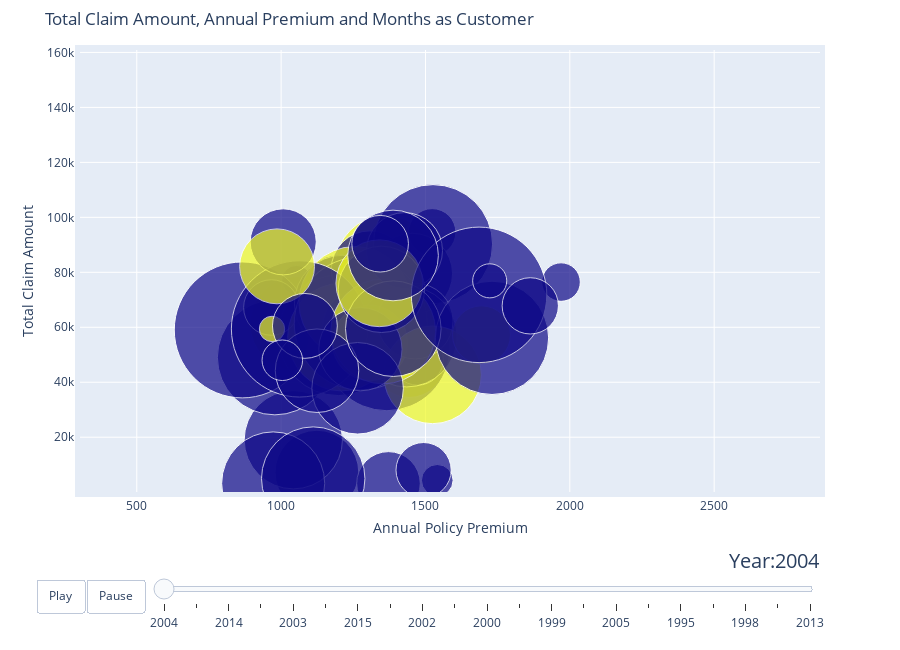

Notebook source saved alongside this figure:
### Code cell
import warnings
warnings.filterwarnings('ignore')

figure = bubbleplot(dataset = train, x_column = 'policy_annual_premium', y_column = 'total_claim_amount',
                    bubble_column = 'fraud_reported', time_column = 'auto_year', size_column = 'months_as_customer',
                    color_column = 'fraud_reported', x_title = "Annual Policy Premium", y_title = "Total Claim Amount",
                    title = 'Total Claim Amount, Annual Premium and Months as Customer',
    x_logscale = False, scale_bubble = 3, height = 650)

py.iplot(figure, config={'scrollzoom': True})

### Figure 1 — Plotly figure (JSON) as saved in the notebook; plotly's stock layout.template omitted (floating-point values rounded to 4 significant figures)
{"data": [{"marker": {"color": [1, 0, 0, 1, 1, 0, 0, 0, 0, 0, 0, 0, 1, 0, 0, 0, 0, 1, 0, 0, 0, 0, 0, 0, 0, 0, 1, 0, 0, 1, 0, 1, 0, 0, 1, 1, 1, 0, 0, 0, 0, 0, 0, 1, 0, 0, 0, 0, 0, 1, 0, 0, 0, 0, 0, 0], "size": [147, 175, 22, 254, 222, 127, 22, 124, 241, 330, 362, 461, 134, 101, 77, 229, 396, 289, 265, 56, 147, 146, 163, 66, 354, 440, 313, 253, 463, 142, 143, 16, 109, 25, 238, 274, 140, 37, 76, 144, 173, 209, 174, 84, 320, 267, 186, 105, 228, 188, 458, 205, 41, 80, 79, 29], "sizemode": "area", "sizeref": 0.0499}, "mode": "markers", "text": ["1", "0", "0", "1", "1", "0", "0", "0", "0", "0", "0", "0", "1", "0", "0", "0", "0", "1", "0", "0", "0", "0", "0", "0", "0", "0", "1", "0", "0", "1", "0", "1", "0", "0", "1", "1", "1", "0", "0", "0", "0", "0", "0", "1", "0", "0", "0", "0", "0", "1", "0", "0", "0", "0", "0", "0"], "type": "scatter", "x": [1334.0, 1124.0, 1277.0, 1363.0, 1056.0, 1326.0, 1053.0, 1198.0, 1042.0, 978.5, 1198.0, 865.3, 1443.0, 1372.0, 966.3, 1212.0, 1366.0, 1209.0, 972.5, 1523.0, 1307.0, 1276.0, 1454.0, 1473.0, 1526.0, 1276.0, 1256.0, 1435.0, 1064.0, 1308.0, 1464.0, 968.5, 1007.0, 1541.0, 1524.0, 1354.0, 986.0, 1970.0, 1494.0, 1427.0, 1275.0, 1265.0, 1124.0, 1694.0, 1730.0, 1111.0, 1347.0, 1082.0, 1389.0, 1340.0, 1686.0, 1388.0, 1004.0, 1343.0, 1863.0, 1722.0], "y": [53100, 7290, 78900, 82320, 61290, 66950, 77130, 73560, 19080, 49060, 57060, 59040, 47790, 3190, 67200, 68760, 52560, 56430, 3190, 94560, 81120, 59940, 79500, 48290, 90240, 61400, 69000, 56610, 59400, 54360, 62260, 59400, 91080, 4320, 42700, 58500, 82170, 76450, 8030, 87900, 52030, 37800, 44200, 57240, 56160, 4950, 73800, 60500, 59490, 76010, 71800, 86130, 48000, 90400, 67800, 76900]}], "layout": {"height": 650, "hovermode": "closest", "margin": {"b": 50, "pad": 5, "t": 50}, "showlegend": false, "sliders": [{"active": 0, "currentvalue": {"font": {"size": 20}, "prefix": "Year:", "visible": true, "xanchor": "right"}, "len": 0.9, "pad": {"b": 10, "t": 50}, "steps": [{"args": [[2004], {"frame": {"duration": 300, "redraw": false}, "mode": "immediate", "transition": {"duration": 300}}], "label": "2004", "method": "animate"}, {"args": [[2007], {"frame": {"duration": 300, "redraw": false}, "mode": "immediate", "transition": {"duration": 300}}], "label": "2007", "method": "animate"}, {"args": [[2014], {"frame": {"duration": 300, "redraw": false}, "mode": "immediate", "transition": {"duration": 300}}], "label": "2014", "method": "animate"}, {"args": [[2009], {"frame": {"duration": 300, "redraw": false}, "mode": "immediate", "transition": {"duration": 300}}], "label": "2009", "method": "animate"}, {"args": [[2003], {"frame": {"duration": 300, "redraw": false}, "mode": "immediate", "transition": {"duration": 300}}], "label": "2003", "method": "animate"}, {"args": [[2012], {"frame": {"duration": 300, "redraw": false}, "mode": "immediate", "transition": {"duration": 300}}], "label": "2012", "method": "animate"}, {"args": [[2015], {"frame": {"duration": 300, "redraw": false}, "mode": "immediate", "transition": {"duration": 300}}], "label": "2015", "method": "animate"}, {"args": [[1996], {"frame": {"duration": 300, "redraw": false}, "mode": "immediate", "transition": {"duration": 300}}], "label": "1996", "method": "animate"}, {"args": [[2002], {"frame": {"duration": 300, "redraw": false}, "mode": "immediate", "transition": {"duration": 300}}], "label": "2002", "method": "animate"}, {"args": [[2006], {"frame": {"duration": 300, "redraw": false}, "mode": "immediate", "transition": {"duration": 300}}], "label": "2006", "method": "animate"}, {"args": [[2000], {"frame": {"duration": 300, "redraw": false}, "mode": "immediate", "transition": {"duration": 300}}], "label": "2000", "method": "animate"}, {"args": [[2010], {"frame": {"duration": 300, "redraw": false}, "mode": "immediate", "transition": {"duration": 300}}], "label": "2010", "method": "animate"}, {"args": [[1999], {"frame": {"duration": 300, "redraw": false}, "mode": "immediate", "transition": {"duration": 300}}], "label": "1999", "method": "animate"}, {"args": [[2011], {"frame": {"duration": 300, "redraw": false}, "mode": "immediate", "transition": {"duration": 300}}], "label": "2011", "method": "animate"}, {"args": [[2005], {"frame": {"duration": 300, "redraw": false}, "mode": "immediate", "transition": {"duration": 300}}], "label": "2005", "method": "animate"}, {"args": [[2008], {"frame": {"duration": 300, "redraw": false}, "mode": "immediate", "transition": {"duration": 300}}], "label": "2008", "method": "animate"}, {"args": [[1995], {"frame": {"duration": 300, "redraw": false}, "mode": "immediate", "transition": {"duration": 300}}], "label": "1995", "method": "animate"}, {"args": [[2001], {"frame": {"duration": 300, "redraw": false}, "mode": "immediate", "transition": {"duration": 300}}], "label": "2001", "method": "animate"}, {"args": [[1998], {"frame": {"duration": 300, "redraw": false}, "mode": "immediate", "transition": {"duration": 300}}], "label": "1998", "method": "animate"}, {"args": [[1997], {"frame": {"duration": 300, "redraw": false}, "mode": "immediate", "transition": {"duration": 300}}], "label": "1997", "method": "animate"}, {"args": [[2013], {"frame": {"duration": 300, "redraw": false}, "mode": "immediate", "transition": {"duration": 300}}], "label": "2013", "method": "animate"}], "transition": {"duration": 300, "easing": "cubic-in-out"}, "x": 0.1, "xanchor": "left", "y": 0, "yanchor": "top"}], "title": {"text": "Total Claim Amount, Annual Premium and Months as Customer"}, "updatemenus": [{"buttons": [{"args": [null, {"frame": {"duration": 500, "redraw": false}, "fromcurrent": true, "transition": {"duration": 300, "easing": "quadratic-in-out"}}], "label": "Play", "method": "animate"}, {"args": [[null], {"frame": {"duration": 0, "redraw": false}, "mode": "immediate", "transition": {"duration": 0}}], "label": "Pause", "method": "animate"}], "direction": "left", "pad": {"r": 10, "t": 87}, "showactive": false, "type": "buttons", "x": 0.1, "xanchor": "right", "y": 0, "yanchor": "top"}], "xaxis": {"autorange": false, "range": [303.3, 2867.0], "title": {"text": "Annual Policy Premium"}}, "yaxis": {"autorange": false, "range": [70.0, 160900.0], "title": {"text": "Total Claim Amount"}}}}
